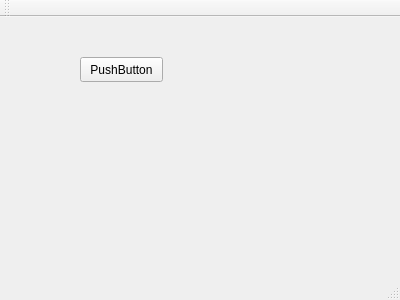
<?xml version="1.0" encoding="UTF-8"?>
<ui version="4.0">
 <class>MainWindow</class>
 <widget class="QMainWindow" name="MainWindow">
  <property name="geometry">
   <rect>
    <x>0</x>
    <y>0</y>
    <width>400</width>
    <height>300</height>
   </rect>
  </property>
  <property name="windowTitle">
   <string>MainWindow</string>
  </property>
  <widget class="QWidget" name="centralWidget">
   <widget class="QPushButton" name="pushButton">
    <property name="geometry">
     <rect>
      <x>80</x>
      <y>40</y>
      <width>83</width>
      <height>25</height>
     </rect>
    </property>
    <property name="text">
     <string>PushButton</string>
    </property>
   </widget>
  </widget>
  <widget class="QMenuBar" name="menuBar">
   <property name="geometry">
    <rect>
     <x>0</x>
     <y>0</y>
     <width>400</width>
     <height>22</height>
    </rect>
   </property>
  </widget>
  <widget class="QToolBar" name="mainToolBar">
   <attribute name="toolBarArea">
    <enum>TopToolBarArea</enum>
   </attribute>
   <attribute name="toolBarBreak">
    <bool>false</bool>
   </attribute>
  </widget>
  <widget class="QStatusBar" name="statusBar"/>
 </widget>
 <layoutdefault spacing="6" margin="11"/>
 <resources/>
 <connections/>
</ui>
